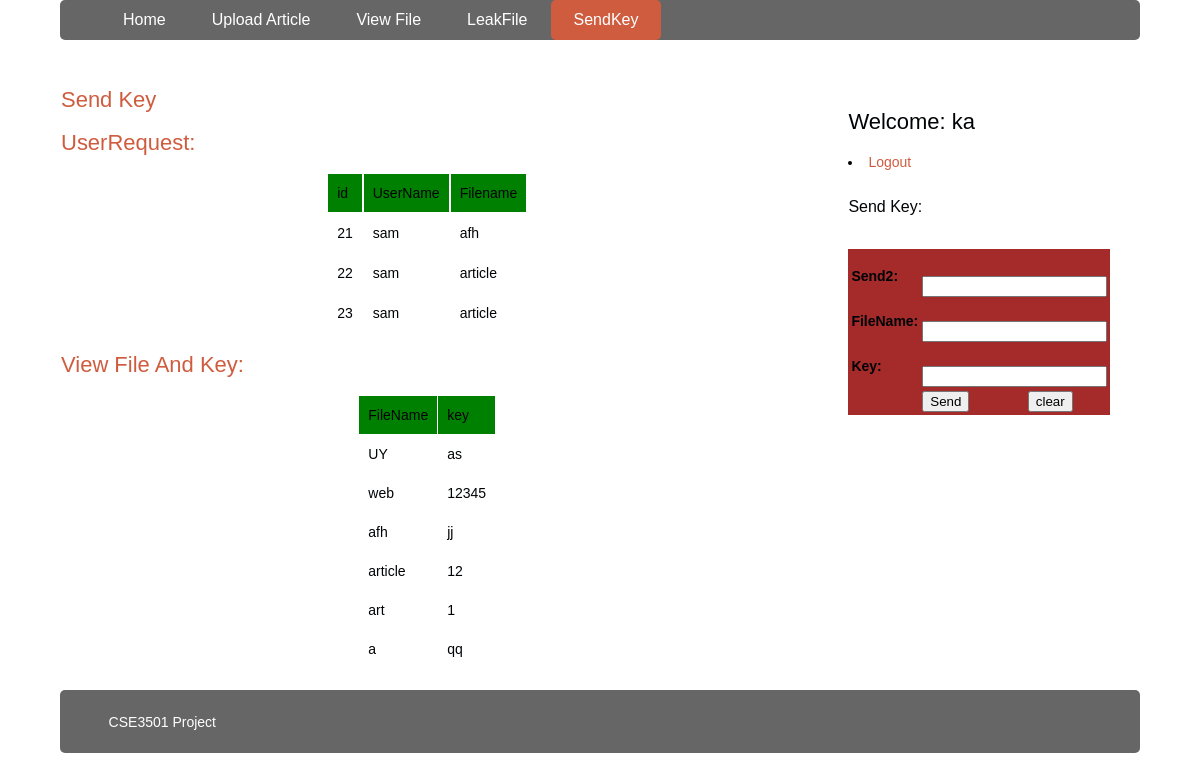
/admin/sendkey.php (signed in), run on the app's committed database.
### tables this page shows
CREATE TABLE IF NOT EXISTS `askkey` (
  `id` int(10) NOT NULL AUTO_INCREMENT,
  `user` varchar(50) NOT NULL,
  `filename` varchar(50) NOT NULL,
  `status` varchar(50) NOT NULL,
  `reciver` varchar(50) NOT NULL,
  `k` varchar(38) NOT NULL,
  PRIMARY KEY (`id`)
);

CREATE TABLE IF NOT EXISTS `presentation` (
  `subject` varchar(50) NOT NULL,
  `Topic` text NOT NULL,
  `fname` varchar(100) NOT NULL,
  `time` date NOT NULL,
  `sendto` varchar(50) NOT NULL
);

### admin/sendkey.php (the view, shortened to what this page needs)
<!DOCTYPE html>
<html lang="en">
<head>
	<link rel="stylesheet" href="stylesheet.css" type="text/css" />
</head>
<body class="body">
	<header class="mainHeader">
		<nav><ul>
			<li ><a href="admin.php">Home</a></li>
			<li><a href="upload.php">Upload Article</a></li>
			<li><a href="view file.php">View File</a></li>
			<li ><a href="leakfile.php">LeakFile</a></li>
			<li class="active"><a href="sendkey.php">SendKey</a></li>
		</ul></nav>
	</header>
	<div class="mainContent1">
		<div class="content">
				<article class="topcontent1">
					<header>
						<h2><a href="#" rel="bookmark" title="Permalink to this POST TITLE">Send Key</a></h2>
					</header>
					<content>
						<p >
						<h2><a href="#" rel="bookmark" title="Permalink to this POST TITLE">UserRequest:</a></h2>
						<table align="center" cellpadding="9" cellspacing="2" width="10" >
							<tr bgcolor="green"><td>id</td><td>UserName</td><td>Filename</td></tr>
						<?PHP
				$con = mysqli_connect("localhost","root","Mounvi@123");
                                if (!$con)
                                    echo('Could not connect: ' . mysqli_error());
                                else
                                {
                                    mysqli_select_db($con, "dataleakage");
$qry="Select * FROM askkey where reciver='admin' and status='no'";
	$result=mysqli_query($con, $qry);
while($w1=mysqli_fetch_array($result))
{
	echo'			<tr bgcolor="white">
	<td>'.$w1["id"].'    </td><td>     '.$w1["user"].'
					</td><td>'.$w1["filename"].'
	</td>
</tr>
	';
}
								}
?>
						</p>
						<article class="topcontent2">
							<p>
<h2><a href="#" rel="bookmark" title="Permalink to this POST TITLE">View File And Key:</a></h2>
<table align="center" cellpadding="9" cellspacing="1" width="10" >
							<tr bgcolor="green"><td>FileName</td><td>key</td></tr>
					<?PHP
				$con = mysqli_connect("localhost","root","Mounvi@123");
                                if (!$con)
                                    echo('Could not connect: ' . mysqli_error());
                                else
                                {
                                    mysqli_select_db($con, "dataleakage");
$qry="Select * FROM presentation";
	$result=mysqli_query($con, $qry);
while($w1=mysqli_fetch_array($result))
{
	echo'			<tr bgcolor="white">
	<td>'.$w1["subject"].'    </td><td>     '.$w1["Topic"].'
					</td>
</tr>
	';
}
								}
?>
				</p>
						</content>
				</article>
			</div>
<aside class="top-sidebar">
					<article>
					<h2>Welcome: <?php echo $_SESSION['name'] ?></h2>
					<li><a href="logout.php">Logout</a></li>
					<p ><h5 >Send Key:</h5></br>
							<form name="s" action="sendkeytouser.php" method="POST" onsubmit="return valid()">
            <table  bgcolor="brown" align="center" cellpadding="" cellspacing="" width="">
              <tr>
                <td colspan="2" align="center"></td>
              </tr>
                <tr>
                <td><strong>Send2:</strong></td>
                <td>&nbsp;&nbsp;&nbsp;&nbsp; <input type="text" name="a1" id="a1" class="b"></td>
              </tr>
			   <tr>
                <td><strong>
				FileName:</strong></td>
                <td>&nbsp;&nbsp;&nbsp;&nbsp; <input type="text" name="a3" id="a3" class="b"></td>
              </tr>
              <tr>
                <td><strong>Key:</strong></td>
                <td>&nbsp;&nbsp;&nbsp;&nbsp; <input type="text" name="a2" id="a2" class="b">
</td>
              </tr>
                <td></td>
                <td><input type="submit" name="s" value="Send" class="b1" >
                  <input type="reset" name="r" value="clear" class="b1"></td>
            </table>
          </form>
				</p>
				    </article>
				</aside>
		</div>
	<footer class="mainFooter">
		<p>CSE3501 Project</p>
	</footer>
</body>
</html>

### admin/stylesheet.css (style rules this page uses)
body { color: #000305; font-size: 87.5%; font-family: 'Trebuchet MS', Trebuchet, 'Lucida Sans Unicode', 'Lucida Grande', 'Lucida Sans', Arial, sans-serif; line-height: 1.429; margin: 0; padding: 0; text-align: left; }
.body { clear: both; margin: 0 auto; width: 90%; }
h2 { font-size: 1.571em }
h5 { font-size: 1.143em }
h2, h3, h4, h5, h6 { font-weight: 400; line-height: 1.1; margin-bottom: .8em; }
a { outline: 0; }
a:link, a:visited { color: #CF5C3F; padding: 0 1px; text-decoration: none; }
.mainHeader nav { background: #666; font-size: 1.143em; height: 40px; line-height: 30px; margin: 0 auto 30px auto; text-align: center; border-radius: 5px; -moz-border-radius: 5px; -webkit-border-radius: 5px; }
.mainHeader nav ul { list-style: none; margin: 0 auto; }
.mainHeader nav ul li { float: left; display: inline; }
.mainHeader nav a:link, .mainHeader nav a:visited { color: #fff; display: inline-block; height: 30px; padding: 5px 23px; text-decoration: none; }
.mainHeader nav a:hover, .mainHeader nav a:active, .mainHeader nav .active a:link, .mainHeader nav .active a:visited { background: #CF5C3F; color: #fff; text-shadow: none !important; }
.mainHeader nav li a { border-radius: 5px; -moz-border-radius: 5px; -webkit-border-radius: 5px; }
.content { width: 68%; float: left; border-radius: 5px; -moz-border-radius: 5px; -webkit-border-radius: 5px; }
.top-sidebar { width: 24%; float: left; margin-left: 2%; border-radius: 5px; -moz-border-radius: 5px; -webkit-border-radius: 5px; background-color: #FFF; padding: 2% 3%; margin-bottom: 2%; }
.mainFooter { width: 100%; float: left; margin-top: 2%; margin-bottom: 2%; padding-left: 0; background-color: #666; border-radius: 5px; -moz-border-radius: 5px; -webkit-border-radius: 5px; color: #FFF; }
.mainFooter p { width: 91%; margin: 2% auto; }

### data on the page
askkey: id "21", user "sam", filename "afh"
askkey: id "22", user "sam", filename "article"
askkey: id "23", user "sam", filename "article"
presentation: subject "UY", Topic "as"
presentation: subject "web", Topic "12345"
presentation: subject "afh", Topic "jj"
presentation: subject "article", Topic "12"
presentation: subject "art", Topic "1"
presentation: subject "a", Topic "qq"

### other printed values
$_SESSION['name'] "ka"
